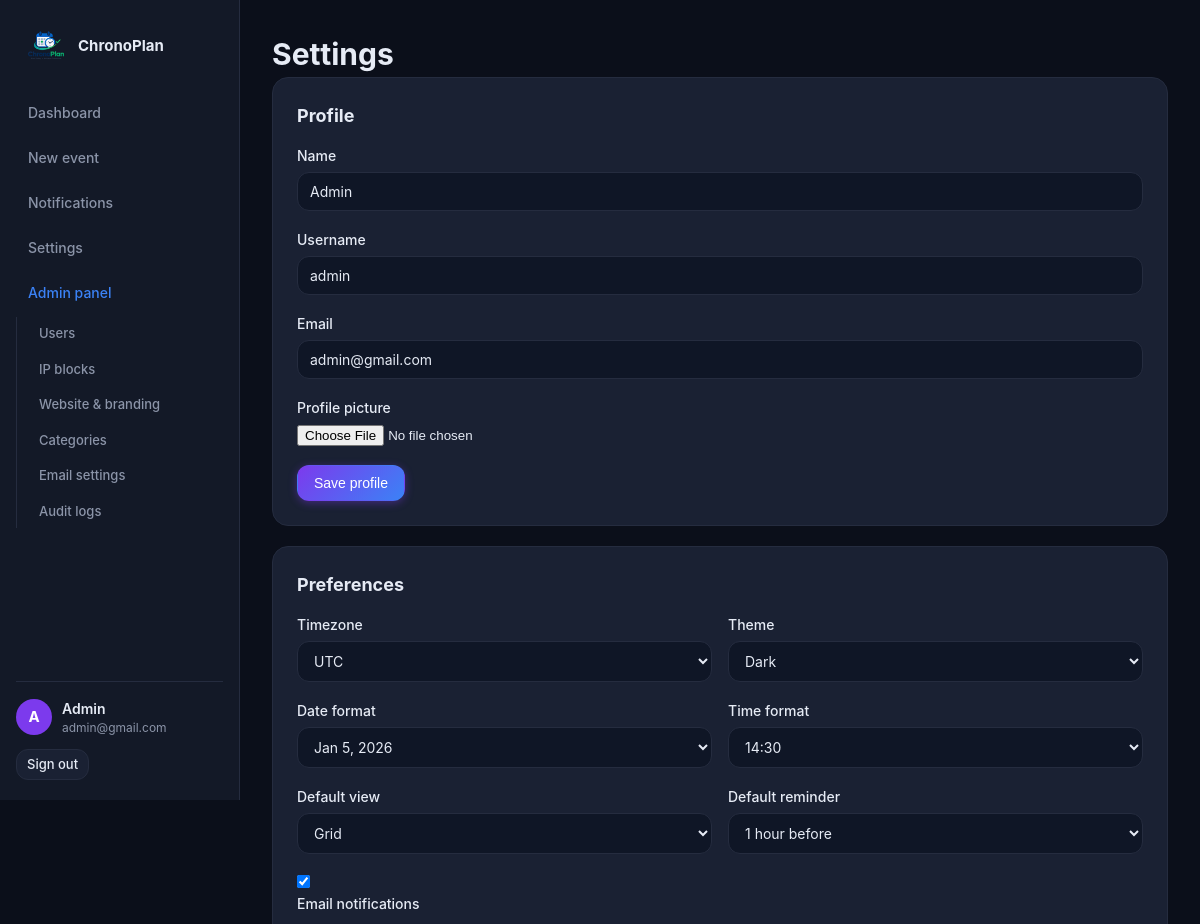
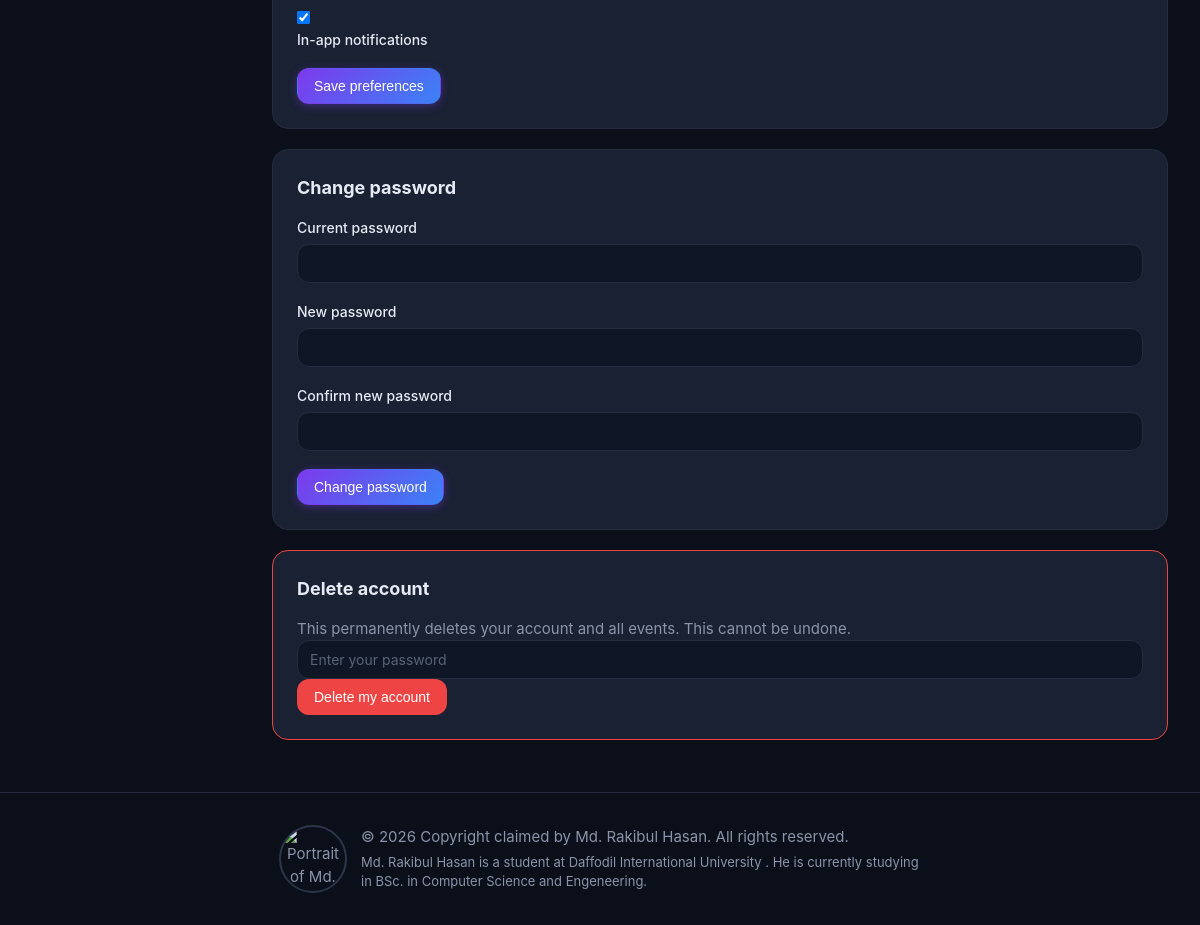
The app's page /dashboard/settings (signed in) with its own data (2 pictures, top to bottom).
### app.py (models this page shows, shortened)
class SiteSetting(db.Model):
    __tablename__ = 'site_settings'
    id = db.Column(db.Integer, primary_key=True)
    site_name = db.Column(db.String(120), default='ChronoPlan', nullable=False)
    site_tagline = db.Column(db.String(255), default='Plan ahead. Live in the moment.',
                             nullable=False)
    site_description = db.Column(db.Text,
        default='A personal countdown and goal management platform.', nullable=False)
    footer_text = db.Column(db.Text, default='', nullable=False)
    copyright_owner = db.Column(db.String(120), default='Md. Rakibul Hasan', nullable=False)
    logo_url = db.Column(db.String(255), default='', nullable=False)
    favicon_url = db.Column(db.String(255), default='', nullable=False)
    accent_color = db.Column(db.String(20), default='#7c3aed', nullable=False)
    default_theme = db.Column(db.String(10), default='dark', nullable=False)
    hero_title = db.Column(db.String(200), default='Count down to what matters.',
                           nullable=False)
    hero_subtitle = db.Column(db.Text,
        default="Track exams, deadlines, goals, and life's most important moments.",
        nullable=False)
    registration_enabled = db.Column(db.Boolean, default=True, nullable=False)
    maintenance_mode = db.Column(db.Boolean, default=False, nullable=False)
    default_timezone = db.Column(db.String(50), default='UTC', nullable=False)
    max_upload_mb = db.Column(db.Integer, default=16, nullable=False)
    contact_email = db.Column(db.String(120), default='', nullable=False)
    social_twitter = db.Column(db.String(255), default='', nullable=False)
    social_github = db.Column(db.String(255), default='', nullable=False)
    social_linkedin = db.Column(db.String(255), default='', nullable=False)
    updated_at = db.Column(db.DateTime, default=utcnow, onupdate=utcnow)
    @classmethod
    def get(cls):
        s = cls.query.first()
        if not s:
            s = cls()
            db.session.add(s)
            db.session.commit()
        return s

class User(UserMixin, db.Model):
    __tablename__ = 'users'
    id = db.Column(db.Integer, primary_key=True)
    name = db.Column(db.String(120), nullable=False)
    username = db.Column(db.String(80), unique=True, nullable=False, index=True)
    email = db.Column(db.String(255), unique=True, nullable=False, index=True)
    password_hash = db.Column(db.String(255), nullable=False)
    role = db.Column(db.String(20), default=Role.USER, nullable=False)
    is_active_user = db.Column(db.Boolean, default=True, nullable=False)
    profile_picture = db.Column(db.String(255), nullable=True)
    email_verified = db.Column(db.Boolean, default=False)
    created_at = db.Column(db.DateTime, default=utcnow, nullable=False)
    last_seen = db.Column(db.DateTime, default=utcnow, onupdate=utcnow)
    preferences = db.relationship('UserPreference', uselist=False,
                                  back_populates='user', cascade='all, delete-orphan')
    events = db.relationship('CountdownEvent', back_populates='user',
                             cascade='all, delete-orphan', lazy='dynamic')
    notifications = db.relationship('Notification', back_populates='user',
                                    cascade='all, delete-orphan', lazy='dynamic')
    @property
    def is_active(self):
        return self.is_active_user
    @property
    def is_admin(self):
        return self.role == Role.ADMIN

class UserPreference(db.Model):
    __tablename__ = 'user_preferences'
    id = db.Column(db.Integer, primary_key=True)
    user_id = db.Column(db.Integer, db.ForeignKey('users.id', ondelete='CASCADE'),
                        nullable=False, index=True)
    timezone = db.Column(db.String(50), default='UTC', nullable=False)
    date_format = db.Column(db.String(30), default='MMM d, yyyy', nullable=False)
    time_format = db.Column(db.String(30), default='HH:mm', nullable=False)
    theme = db.Column(db.String(10), default='dark', nullable=False)
    default_view = db.Column(db.String(10), default='grid', nullable=False)
    email_notifications = db.Column(db.Boolean, default=True)
    in_app_notifications = db.Column(db.Boolean, default=True)
    reminder_default = db.Column(db.Integer, default=60)
    user = db.relationship('User', back_populates='preferences')

### app.py (the view, shortened to what this page needs)
@app.route('/dashboard/settings', methods=['GET', 'POST'])
@login_required
def dashboard_settings():
    profile_form = ProfileForm(obj=current_user, user_id=current_user.id)
    pref_form = PreferencesForm(obj=current_user.preferences)
    pw_form = PasswordChangeForm()
    return render_template('dashboard/settings.html',
        profile_form=profile_form,
        pref_form=pref_form,
        pw_form=pw_form)

### app.py (shortened to what this page needs)
class ProfileForm(FlaskForm):
    name = StringField('Name', validators=[DataRequired(), Length(max=120)])
    username = StringField('Username', validators=[DataRequired(), Length(min=3, max=80)])
    email = StringField('Email', validators=[DataRequired(), Email()])
    submit = SubmitField('Save profile')
    def __init__(self, *args, **kwargs):
        self._user_id = kwargs.pop('user_id', None)
        super().__init__(*args, **kwargs)

class PreferencesForm(FlaskForm):
    timezone = SelectField(
        'Timezone',
        choices=[('Asia/Dhaka', 'Bangladesh Standard Time (Asia/Dhaka)')] +
                [(tz, tz) for tz in pytz.all_timezones if tz != 'Asia/Dhaka'])
    date_format = SelectField('Date format', choices=[
        ('MMM d, yyyy', 'Jan 5, 2026'),
        ('yyyy-MM-dd', '2026-01-05'),
        ('d MMM yyyy', '5 Jan 2026')])
    time_format = SelectField('Time format', choices=[
        ('HH:mm', '14:30'), ('h:mm a', '2:30 PM')])
    theme = SelectField('Theme', choices=[('dark', 'Dark'), ('light', 'Light')])
    default_view = SelectField('Default view',
        choices=[('grid', 'Grid'), ('list', 'List')])
    email_notifications = BooleanField('Email notifications')
    in_app_notifications = BooleanField('In-app notifications')
    reminder_default = SelectField('Default reminder', choices=[
        (0, 'At event time'), (5, '5 min before'), (15, '15 min before'),
        (60, '1 hour before'), (1440, '1 day before')], coerce=int)
    submit = SubmitField('Save preferences')

### app.py (called while the page is built)
def get_settings():
    return SiteSetting.get()

@login_manager.user_loader
def load_user(user_id):
    return User.query.get(int(user_id))

@app.context_processor
def inject_unread_notifications():
    unread = 0
    if current_user.is_authenticated:
        unread = Notification.query.filter_by(
            user_id=current_user.id, is_read=False
        ).count()
    return {'unread_notifications': unread}

@app.before_request
def reject_blocked_ip():
    remote_addr = request.remote_addr
    if not remote_addr:
        return
    try:
        address = ipaddress.ip_address(remote_addr).compressed
    except ValueError:
        return
    if BlockedIP.query.filter_by(address=address).first():
        abort(403)

### templates/dashboard/settings.html (shortened to what this page needs)
{% extends 'dashboard_base.html' %}
{% block dashboard_content %}
<h1>Settings</h1>
<section class="settings-section">
  <h2>Profile</h2>
  <form method="post" enctype="multipart/form-data">
    <div class="form-field">{{ profile_form.name.label }}{{ profile_form.name(class='input') }}</div>
    <div class="form-field">{{ profile_form.username.label }}{{ profile_form.username(class='input') }}</div>
    <div class="form-field">{{ profile_form.email.label }}{{ profile_form.email(class='input') }}</div>
    <div class="form-field">
      <label>Profile picture</label>
      <input type="file" name="profile_picture" accept="image/jpeg,image/png,image/webp">
    </div>
    {{ profile_form.submit(class='btn btn-primary') }}
  </form>
</section>
<section class="settings-section">
  <h2>Preferences</h2>
  <form method="post">
    <div class="form-row-2">
      <div class="form-field">{{ pref_form.timezone.label }}{{ pref_form.timezone(class='input') }}</div>
      <div class="form-field">{{ pref_form.theme.label }}{{ pref_form.theme(class='input') }}</div>
    </div>
    <div class="form-row-2">
      <div class="form-field">{{ pref_form.date_format.label }}{{ pref_form.date_format(class='input') }}</div>
      <div class="form-field">{{ pref_form.time_format.label }}{{ pref_form.time_format(class='input') }}</div>
    </div>
    <div class="form-row-2">
      <div class="form-field">{{ pref_form.default_view.label }}{{ pref_form.default_view(class='input') }}</div>
      <div class="form-field">{{ pref_form.reminder_default.label }}{{ pref_form.reminder_default(class='input') }}</div>
    </div>
    <div class="form-field"><label class="checkbox-inline">{{ pref_form.email_notifications() }} {{ pref_form.email_notifications.label }}</label></div>
    <div class="form-field"><label class="checkbox-inline">{{ pref_form.in_app_notifications() }} {{ pref_form.in_app_notifications.label }}</label></div>
    {{ pref_form.submit(class='btn btn-primary') }}
  </form>
</section>
<section class="settings-section">
  <h2>Change password</h2>
  <form method="post">
    <div class="form-field">{{ pw_form.current_password.label }}{{ pw_form.current_password(class='input') }}</div>
    <div class="form-field">{{ pw_form.new_password.label }}{{ pw_form.new_password(class='input') }}</div>
    <div class="form-field">{{ pw_form.confirm.label }}{{ pw_form.confirm(class='input') }}</div>
    {{ pw_form.submit(class='btn btn-primary') }}
  </form>
</section>
<section class="settings-section danger-zone">
  <h2>Delete account</h2>
  <p class="muted">This permanently deletes your account and all events. This cannot be undone.</p>
  <form method="post" action="{{ url_for('delete_account') }}" class="confirm-delete">
    <input type="password" name="confirm_password" placeholder="Enter your password" class="input" required>
    <button class="btn btn-danger">Delete my account</button>
  </form>
</section>
{% endblock %}

### templates/dashboard_base.html (shortened to what this page needs)
{% extends 'base.html' %}
{% block layout %}
<div class="app-shell">
  <aside class="sidebar">
    <a class="sidebar-brand" href="{{ url_for('dashboard_index') }}">
      {% if logo_url %}
      <img src="/uploads/{{ logo_url }}" alt="{{ site_name }}" class="sidebar-logo">
      {% else %}
      <span class="brand-mark small"></span>
      {% endif %}
      <span>{{ site_name }}</span>
    </a>
    <nav class="sidebar-nav">
      <a href="{{ url_for('dashboard_index') }}" class="sidebar-link">Dashboard</a>
      <a href="{{ url_for('new_event') }}" class="sidebar-link">New event</a>
      <a href="{{ url_for('notifications') }}" class="sidebar-link">
        Notifications
      </a>
      <a href="{{ url_for('dashboard_settings') }}" class="sidebar-link">Settings</a>
      {% if current_user.is_admin %}
      <a href="{{ url_for('admin_overview') }}" class="sidebar-link admin-link">Admin panel</a>
      <div class="sidebar-admin-links" aria-label="Administration">
        <a href="{{ url_for('admin_users') }}" class="sidebar-link">Users</a>
        <a href="{{ url_for('admin_ip_blocks') }}" class="sidebar-link">IP blocks</a>
        <a href="{{ url_for('admin_branding') }}" class="sidebar-link">Website & branding</a>
        <a href="{{ url_for('admin_categories') }}" class="sidebar-link">Categories</a>
        <a href="{{ url_for('admin_smtp') }}" class="sidebar-link">Email settings</a>
        <a href="{{ url_for('admin_audit_logs') }}" class="sidebar-link">Audit logs</a>
      </div>
      {% endif %}
    </nav>
    <div class="sidebar-footer">
      <div class="user-chip">
        {% if current_user.profile_picture %}
        <img src="/uploads/{{ current_user.profile_picture }}" class="avatar">
        {% else %}
        <span class="avatar placeholder">{{ current_user.name[0]|upper }}</span>
        {% endif %}
        <div>
          <div class="user-name">{{ current_user.name }}</div>
          <div class="user-email muted">{{ current_user.email }}</div>
        </div>
      </div>
      <a href="{{ url_for('logout') }}" class="btn btn-ghost btn-sm">Sign out</a>
    </div>
  </aside>
  <main class="main-content">
    {% block dashboard_content %}{% endblock %}
  </main>
</div>
{% endblock %}

### templates/base.html (shortened to what this page needs)
<!DOCTYPE html>
<html lang="en" data-theme="{{ current_user.preferences.theme if current_user.is_authenticated and current_user.preferences else default_theme }}">
<head>
  <link rel="stylesheet" href="{{ url_for('static', filename='css/main.css') }}">
</head>
<body>
  {% block layout %}{% endblock %}
  <footer class="site-footer">
    <div class="container footer-content">
      <p class="copyright-credit">
        <img class="copyright-portrait"
             src="{{ url_for('static', filename='images/copyright-holder.jpe') }}"
             alt="Portrait of {{ copyright_owner }}">
        <span class="copyright-details">
          <span>© {{ current_year }} Copyright claimed by {{ copyright_owner }}. All rights reserved.</span>
          <span class="copyright-description">Md. Rakibul Hasan is a student at Daffodil International University . He is currently studying in BSc. in Computer Science and Engeneering.</span>
        </span>
      </p>
    </div>
  </footer>
</body>
</html>

### records on screen
SiteSetting: logo_url (picture), site_name "ChronoPlan", copyright_owner "Md. Rakibul Hasan"
User: name "A", name "Admin", email "admin@gmail.com", username "admin"
UserPreference: timezone "UTC", theme "Dark", date_format "Jan 5, 2026", time_format "14:30", default_view "Grid", reminder_default "1 hour before", email_notifications "☑", in_app_notifications "☑"

### other values on screen
{{ profile_form.name.label }} "Name"
{{ profile_form.username.label }} "Username"
{{ profile_form.email.label }} "Email"
{{ pref_form.timezone.label }} "Timezone"
{{ pref_form.theme.label }} "Theme"
{{ pref_form.date_format.label }} "Date format"
{{ pref_form.time_format.label }} "Time format"
{{ pref_form.default_view.label }} "Default view"
{{ pref_form.reminder_default.label }} "Default reminder"
{{ pref_form.email_notifications.label }} "Email notifications"
{{ pref_form.in_app_notifications.label }} "In-app notifications"
{{ pw_form.current_password.label }} "Current password"
{{ pw_form.new_password.label }} "New password"
{{ pw_form.confirm.label }} "Confirm new password"
